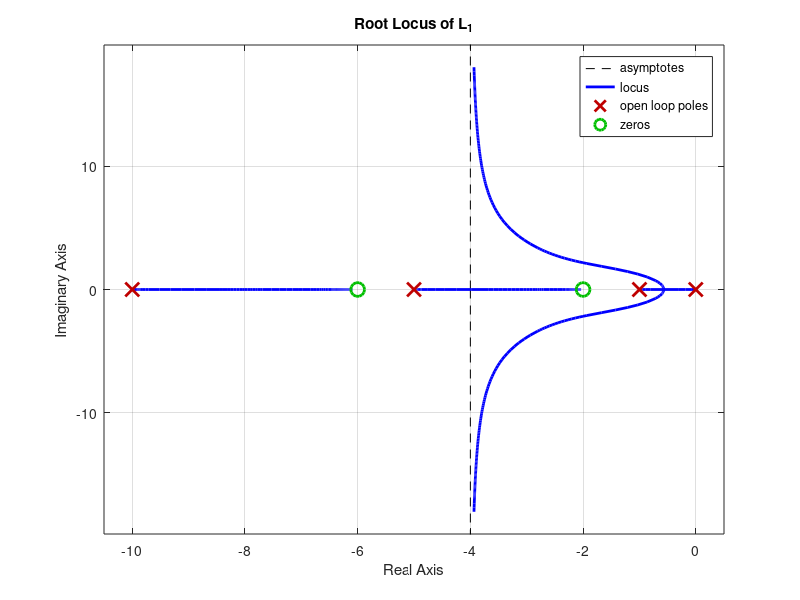
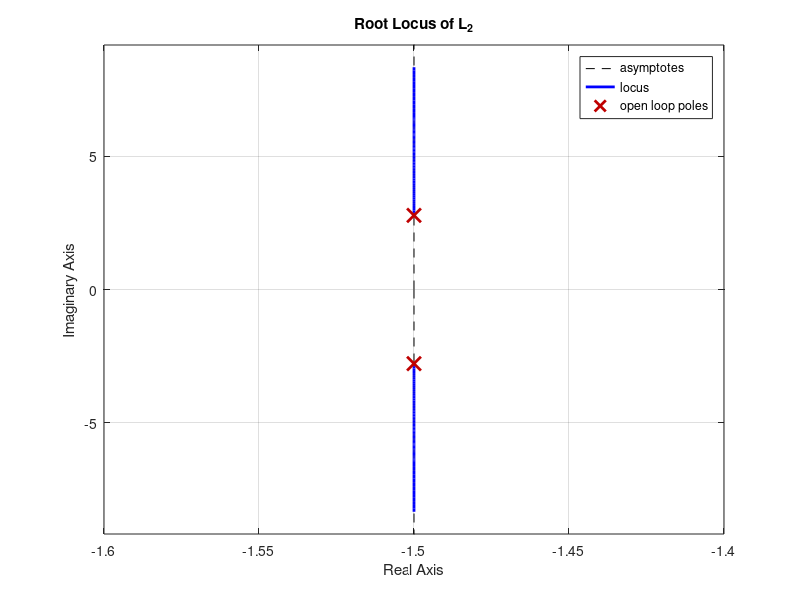
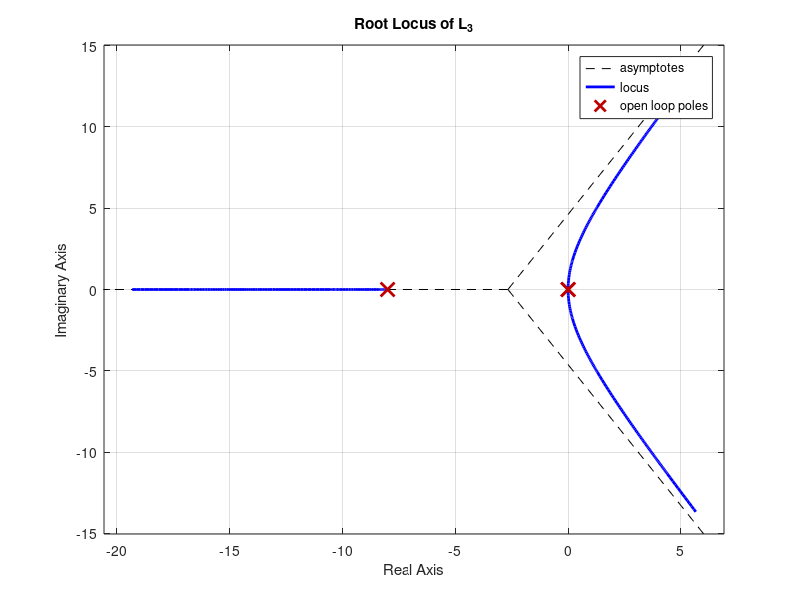
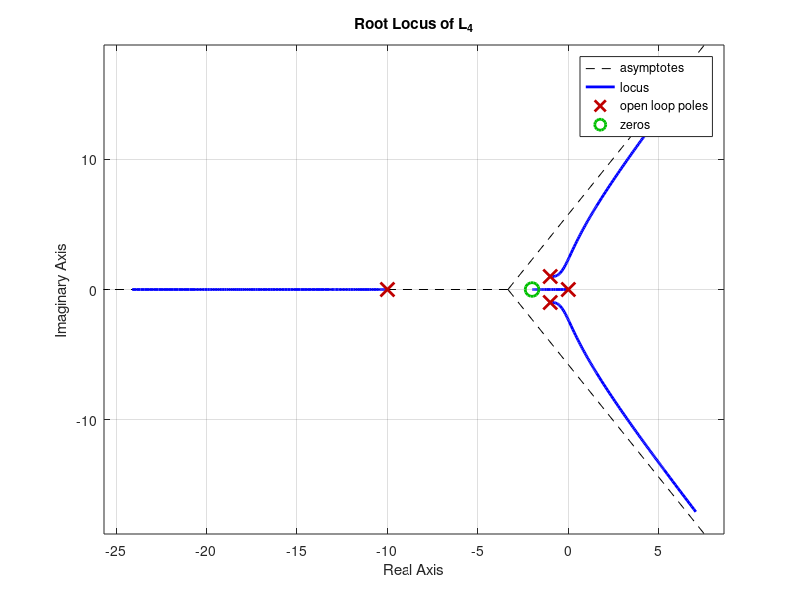

MATLAB code for these plots, in order:
%MAE-143B HW5 P1   

clc; close all; clear;

s = tf('s');

L = {
    ((s + 2)*(s + 6)) / (s*(s + 1)*(s + 5)*(s + 10)),
    1 / (s^2 + 3*s + 10),
    1 / (s^2 * (s + 8)),
    (s + 2) / (s * (s + 10) * (s^2 + 2*s + 2)),
    (s^2 + 1) / (s * (s^2 + 4))
};

for i = 1:length(L)
    figure;
    rlocus(L{i});
    grid on;
    title(['Root Locus of L_', num2str(i)]);
    saveas(gcf, ['rootlocus_' num2str(i) '.png']);
end





